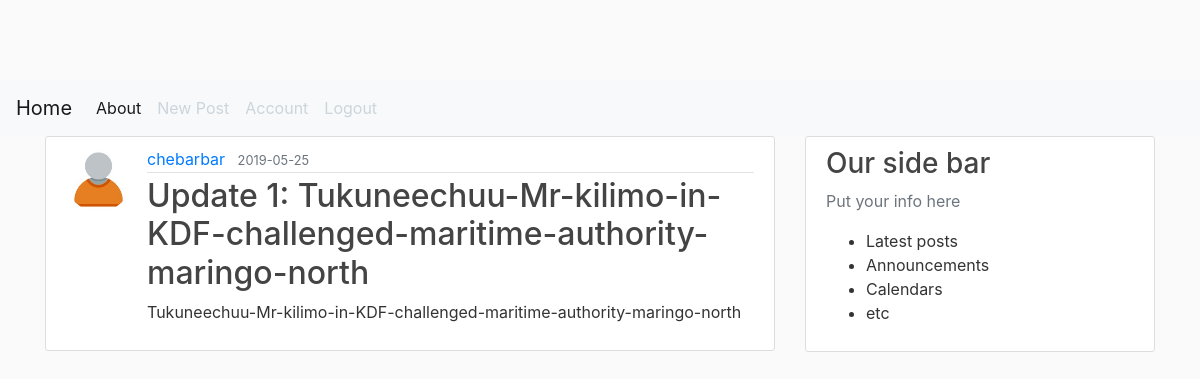
/post/13 (signed in), run on the app's committed database.
### flaskblog/models.py (models this page shows, shortened)
class User(db.Model, UserMixin):
    id=db.Column(db.Integer, primary_key=True)
    username = db.Column(db.String(50), unique=True, nullable=False)
    email = db.Column(db.String(120), unique=True, nullable=False)
    image_file = db.Column(db.String(20), nullable=False, default='default.jpg')
    password = db.Column(db.String(60), nullable=False)
    posts= db.relationship('Post', backref='author', lazy=True)

class Post(db.Model):
    id=db.Column(db.Integer, primary_key=True)
    title = db.Column(db.String(100), nullable=False)
    date_posted = db.Column(db.DateTime, nullable=False, default=datetime.utcnow)
    content= db.Column(db.Text, nullable=False)
    user_id=db.Column(db.Integer, db.ForeignKey('user.id'), nullable=False)

### flaskblog/posts/routes.py (the view)
@posts.route("/post/<int:post_id>")
@login_required
def post(post_id):
    post= Post.query.get_or_404(post_id)
    return render_template('post.html', title=post.title, post=post)

### flaskblog/models.py (called while the page is built)
@login_manager.user_loader
def load_user(user_id):
    return User.query.get(int(user_id))

### flaskblog/templates/post.html (shortened to what this page needs)
{% extends "layout.html" %}
{% block content %}
<article class="media content-section">
    <img class="rounded-circle article-img" src="{{ url_for('static', filename='profpics/' + post.author.image_file ) }}" >
    <div class="well media-body">
        <div class="article-metadata">
            <a class="mr-2" href="{{ url_for('users.user_posts', username=post.author.username) }}">{{ post.author.username }}</a>
            <small class="text-muted">{{ post.date_posted.strftime('%Y-%m-%d') }}</small>
        </div>
        <h2 class="article-title" >{{ post.title }}</h2>
        <p class="article-content">{{ post.content }}</p>
    </div>
</article>
{% endblock content %}

### flaskblog/static/main.css (style rules this page uses)
body { background: #fafafa; color: #333333; margin-top: 5rem; }
h1, h2, h3, h4, h5, h6 { color: #444444; }
.content-section { background: #ffffff; padding: 10px 20px; border: 1px solid #dddddd; border-radius: 3px; margin-bottom: 20px; }
.article-title { color: #444444; }
.article-content { white-space: pre-line; }
.article-img { height: 65px; width: 65px; margin-right: 16px; }
.article-metadata { padding-bottom: 1px; margin-bottom: 4px; border-bottom: 1px solid #e3e3e3 }

### data on the page
User: image_file (placeholder picture), author.username "chebarbar"
Post: date_posted "2019-05-25", title "Update 1: Tukuneechuu-Mr-kilimo-in-KDF-challenged-maritime-authority-maringo-north", content "Tukuneechuu-Mr-kilimo-in-KDF-challenged-maritime-authority-maringo-north"
